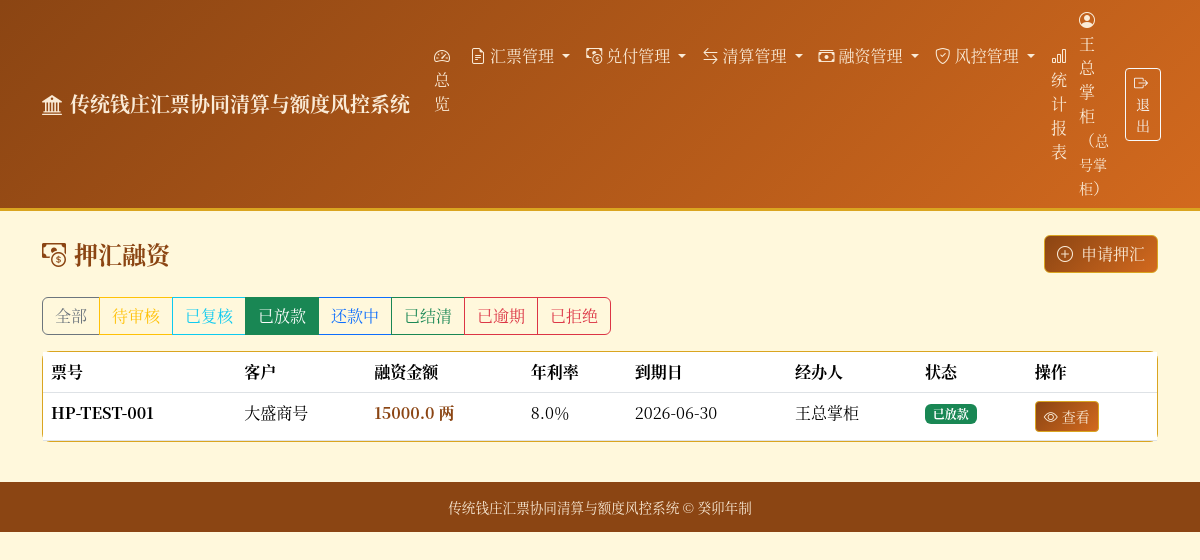
Screenshot of /finance/loans?status=已放款 (signed in) with the database file from the repository.
### tables this page shows
CREATE TABLE users (
        id INTEGER PRIMARY KEY AUTOINCREMENT,
        username TEXT UNIQUE NOT NULL,
        real_name TEXT NOT NULL,
        role TEXT NOT NULL CHECK(role IN ('总号掌柜', '分号掌柜', '票号经办人', '复核人', '稽核员')),
        branch_id INTEGER,
        password TEXT NOT NULL DEFAULT '123456',
        status TEXT NOT NULL DEFAULT '在职' CHECK(status IN ('在职', '离职')),
        created_date TEXT NOT NULL,
        FOREIGN KEY (branch_id) REFERENCES branches(id)
    );

CREATE TABLE finance_loans (
        id INTEGER PRIMARY KEY AUTOINCREMENT,
        bill_id INTEGER NOT NULL,
        customer_name TEXT NOT NULL,
        loan_amount REAL NOT NULL CHECK(loan_amount > 0),
        rate_annual REAL NOT NULL CHECK(rate_annual > 0),
        loan_date TEXT,
        due_date TEXT,
        status TEXT NOT NULL DEFAULT '待审核' CHECK(status IN (
            '待审核', '已复核', '已放款', '还款中', '已结清', '已逾期', '已拒绝', '已取消'
        )),
        applicant_id INTEGER NOT NULL,
        reviewer_id INTEGER,
        review_date TEXT,
        review_comment TEXT,
        approver_id INTEGER,
        approve_date TEXT,
        approve_comment TEXT,
        paid_amount REAL NOT NULL DEFAULT 0,
        interest_paid REAL NOT NULL DEFAULT 0,
        branch_id INTEGER,
        remark TEXT,
        created_at TEXT NOT NULL,
        FOREIGN KEY (bill_id) REFERENCES bills(id),
        FOREIGN KEY (applicant_id) REFERENCES users(id),
        FOREIGN KEY (reviewer_id) REFERENCES users(id),
        FOREIGN KEY (approver_id) REFERENCES users(id),
        FOREIGN KEY (branch_id) REFERENCES branches(id)
    );

CREATE TABLE bills (
        id INTEGER PRIMARY KEY AUTOINCREMENT,
        bill_no TEXT UNIQUE NOT NULL,
        amount REAL NOT NULL CHECK(amount > 0),
        issuer_id INTEGER NOT NULL,
        issue_branch_id INTEGER,
        payee TEXT NOT NULL,
        issue_date TEXT NOT NULL,
        due_date TEXT,
        status TEXT NOT NULL DEFAULT '有效' CHECK(status IN (
            '有效', '已兑付', '已作废', '挂失', '冻结'
        )),
        remark TEXT,
        FOREIGN KEY (issuer_id) REFERENCES users(id),
        FOREIGN KEY (issue_branch_id) REFERENCES branches(id)
    );

### main.py (the view)
@app.get("/finance/loans", response_class=HTMLResponse)
def finance_loans_list(request: Request, status: Optional[str] = None, user=Depends(auth_dep)):
    conn = get_db()
    cursor = conn.cursor()
    sql = """
        SELECT fl.*, b.bill_no, b.amount as bill_amount,
               u1.real_name as applicant_name, u2.real_name as reviewer_name, u3.real_name as approver_name,
               br.branch_name
        FROM finance_loans fl
        LEFT JOIN bills b ON fl.bill_id = b.id
        LEFT JOIN users u1 ON fl.applicant_id = u1.id
        LEFT JOIN users u2 ON fl.reviewer_id = u2.id
        LEFT JOIN users u3 ON fl.approver_id = u3.id
        LEFT JOIN branches br ON fl.branch_id = br.id
    """
    params = []
    if status and status in ('待审核', '已复核', '已放款', '还款中', '已结清', '已逾期', '已拒绝', '已取消'):
        sql += " WHERE fl.status = ?"
        params.append(status)
    sql += " ORDER BY fl.id DESC"
    cursor.execute(sql, params)
    loans = [dict(row) for row in cursor.fetchall()]
    conn.close()
    return templates.TemplateResponse(
        "finance_loan_list.html",
        {"request": request, "user": user, "loans": loans, "current_status": status},
    )

### templates/finance_loan_list.html (shortened to what this page needs)
{% extends "base.html" %}
{% block content %}
<div class="d-flex justify-content-between align-items-center mb-4">
    <h4 class="fw-bold mb-0" style="color: var(--qz-primary);">
        <i class="bi bi-cash-coin me-2"></i>押汇融资
    </h4>
    {% if user.role in ('总号掌柜', '分号掌柜', '票号经办人') %}
    <a href="/finance/loans/apply" class="btn btn-qz">
        <i class="bi bi-plus-circle me-2"></i>申请押汇
    </a>
    {% endif %}
</div>
<div class="mb-3">
    <div class="btn-group flex-wrap" role="group">
        <a href="/finance/loans" class="btn btn-outline-secondary {% if not current_status %}active{% endif %}">
            全部
        </a>
        <a href="/finance/loans?status=待审核" class="btn btn-outline-warning {% if current_status == '待审核' %}active{% endif %}">
            待审核
        </a>
        <a href="/finance/loans?status=已复核" class="btn btn-outline-info {% if current_status == '已复核' %}active{% endif %}">
            已复核
        </a>
        <a href="/finance/loans?status=已放款" class="btn btn-outline-success {% if current_status == '已放款' %}active{% endif %}">
            已放款
        </a>
        <a href="/finance/loans?status=还款中" class="btn btn-outline-primary {% if current_status == '还款中' %}active{% endif %}">
            还款中
        </a>
        <a href="/finance/loans?status=已结清" class="btn btn-outline-success {% if current_status == '已结清' %}active{% endif %}">
            已结清
        </a>
        <a href="/finance/loans?status=已逾期" class="btn btn-outline-danger {% if current_status == '已逾期' %}active{% endif %}">
            已逾期
        </a>
        <a href="/finance/loans?status=已拒绝" class="btn btn-outline-danger {% if current_status == '已拒绝' %}active{% endif %}">
            已拒绝
        </a>
    </div>
</div>
<div class="card card-qz">
    <div class="card-body p-0">
        {% if loans %}
        <div class="table-responsive">
            <table class="table table-hover mb-0">
                <thead style="background-color: var(--qz-light);">
                    <tr>
                        <th>票号</th>
                        <th>客户</th>
                        <th>融资金额</th>
                        <th>年利率</th>
                        <th>到期日</th>
                        <th>经办人</th>
                        <th>状态</th>
                        <th>操作</th>
                    </tr>
                </thead>
                <tbody>
                    {% for loan in loans %}
                    <tr>
                        <td><strong>{{ loan.bill_no }}</strong></td>
                        <td>{{ loan.customer_name }}</td>
                        <td><strong style="color: var(--qz-primary);">{{ loan.loan_amount }} 两</strong></td>
                        <td>{{ loan.rate_annual }}％</td>
                        <td>{{ loan.due_date }}</td>
                        <td>{{ loan.applicant_name }}</td>
                        <td>
                            {% if loan.status == '待审核' %}
                            <span class="badge badge-pending">待审核</span>
                            {% elif loan.status == '已复核' %}
                            <span class="badge badge-info">已复核</span>
                            {% elif loan.status == '已放款' %}
                            <span class="badge badge-valid">已放款</span>
                            {% elif loan.status == '还款中' %}
                            <span class="badge badge-settled">还款中</span>
                            {% elif loan.status == '已结清' %}
                            <span class="badge badge-approved">已结清</span>
                            {% elif loan.status == '已逾期' %}
                            <span class="badge badge-lost">已逾期</span>
                            {% elif loan.status == '已拒绝' %}
                            <span class="badge badge-rejected">已拒绝</span>
                            {% elif loan.status == '已取消' %}
                            <span class="badge badge-voided">已取消</span>
                            {% endif %}
                        </td>
                        <td>
                            <a href="/finance/loans/{{ loan.id }}" class="btn btn-sm btn-qz">
                                <i class="bi bi-eye me-1"></i>查看
                            </a>
                        </td>
                    </tr>
                    {% endfor %}
                </tbody>
            </table>
        </div>
        {% else %}
        <div class="text-center py-5 text-muted">
            <i class="bi bi-inbox fs-1 d-block mb-3"></i>
            <p>暂无押汇融资记录</p>
        </div>
        {% endif %}
    </div>
</div>
{% endblock %}

### templates/base.html (shortened to what this page needs)
<!DOCTYPE html>
<html lang="zh-CN">
<head>
    <link href="https://cdn.jsdelivr.net/npm/bootstrap@5.3.2/dist/css/bootstrap.min.css" rel="stylesheet">
    <link href="https://cdn.jsdelivr.net/npm/bootstrap-icons@1.11.2/font/bootstrap-icons.css" rel="stylesheet">
</head>
<body>
    {% if user %}
    <nav class="navbar navbar-expand-lg navbar-qz">
        <div class="container">
            <a class="navbar-brand fw-bold" href="/dashboard">
                <i class="bi bi-bank2 me-2"></i>传统钱庄汇票协同清算与额度风控系统
            </a>
            <div class="collapse navbar-collapse" id="navbarNav">
                <ul class="navbar-nav me-auto">
                    <li class="nav-item">
                        <a class="nav-link" href="/dashboard"><i class="bi bi-speedometer2 me-1"></i>总览</a>
                    </li>
                    <li class="nav-item dropdown">
                        <a class="nav-link dropdown-toggle" href="#" role="button" data-bs-toggle="dropdown">
                            <i class="bi bi-file-earmark-text me-1"></i>汇票管理
                        </a>
                    </li>
                    <li class="nav-item dropdown">
                        <a class="nav-link dropdown-toggle" href="#" role="button" data-bs-toggle="dropdown">
                            <i class="bi bi-cash-coin me-1"></i>兑付管理
                        </a>
                    </li>
                    <li class="nav-item dropdown">
                        <a class="nav-link dropdown-toggle" href="#" role="button" data-bs-toggle="dropdown">
                            <i class="bi bi-arrow-left-right me-1"></i>清算管理
                        </a>
                    </li>
                    <li class="nav-item dropdown">
                        <a class="nav-link dropdown-toggle" href="#" role="button" data-bs-toggle="dropdown">
                            <i class="bi bi-cash-stack me-1"></i>融资管理
                        </a>
                    </li>
                    {% if user.role in ('总号掌柜', '稽核员') %}
                    <li class="nav-item dropdown">
                        <a class="nav-link dropdown-toggle" href="#" role="button" data-bs-toggle="dropdown">
                            <i class="bi bi-shield-check me-1"></i>风控管理
                        </a>
                    </li>
                    {% endif %}
                    <li class="nav-item">
                        <a class="nav-link" href="/reports"><i class="bi bi-bar-chart me-1"></i>统计报表</a>
                    </li>
                </ul>
                <div class="d-flex align-items-center">
                    <span class="text-light me-3">
                        <i class="bi bi-person-circle me-1"></i>
                        {{ user.real_name }}（<small>{{ user.role }}</small>）
                    </span>
                    <a href="/logout" class="btn btn-sm btn-outline-light"><i class="bi bi-box-arrow-right me-1"></i>退出</a>
                </div>
            </div>
        </div>
    </nav>
    {% endif %}
    <div class="container mt-4">
        {% block content %}{% endblock %}
    </div>
    <footer>
        <div class="container">
            <p class="mb-0">传统钱庄汇票协同清算与额度风控系统 &copy; 癸卯年制</p>
        </div>
    </footer>
</body>
</html>

### templates/base.html (style rules this page uses)
:root { --qz-primary: #8B4513; --qz-secondary: #D2691E; --qz-accent: #DAA520; --qz-bg: #FFF8DC; --qz-dark: #3E2723; --qz-light: #FAEBD7; }
body { background-color: var(--qz-bg); font-family: "Songti SC", "SimSun", "Noto Serif CJK SC", serif; color: var(--qz-dark); }
.navbar-qz { background: linear-gradient(135deg, var(--qz-primary), var(--qz-secondary)); border-bottom: 3px solid var(--qz-accent); }
.navbar-qz .navbar-brand, .navbar-qz .nav-link, .navbar-qz .text-light { color: var(--qz-light) !important; }
.card-qz { border: 1px solid var(--qz-accent); border-radius: 8px; background: #FFFEF5; }
.btn-qz { background: linear-gradient(135deg, var(--qz-primary), var(--qz-secondary)); color: var(--qz-light); border: 1px solid var(--qz-accent); }
.badge-valid { background-color: #198754; }
footer { background: var(--qz-primary); color: var(--qz-light); padding: 15px 0; margin-top: 40px; text-align: center; font-size: 0.85rem; }

### rows the page displays
users: real_name "王总掌柜", role "总号掌柜"
finance_loans: bill_no "HP-TEST-001", customer_name "大盛商号", loan_amount "15000.0", rate_annual "8.0", due_date "2026-06-30", applicant_name "王总掌柜", status "已放款"
